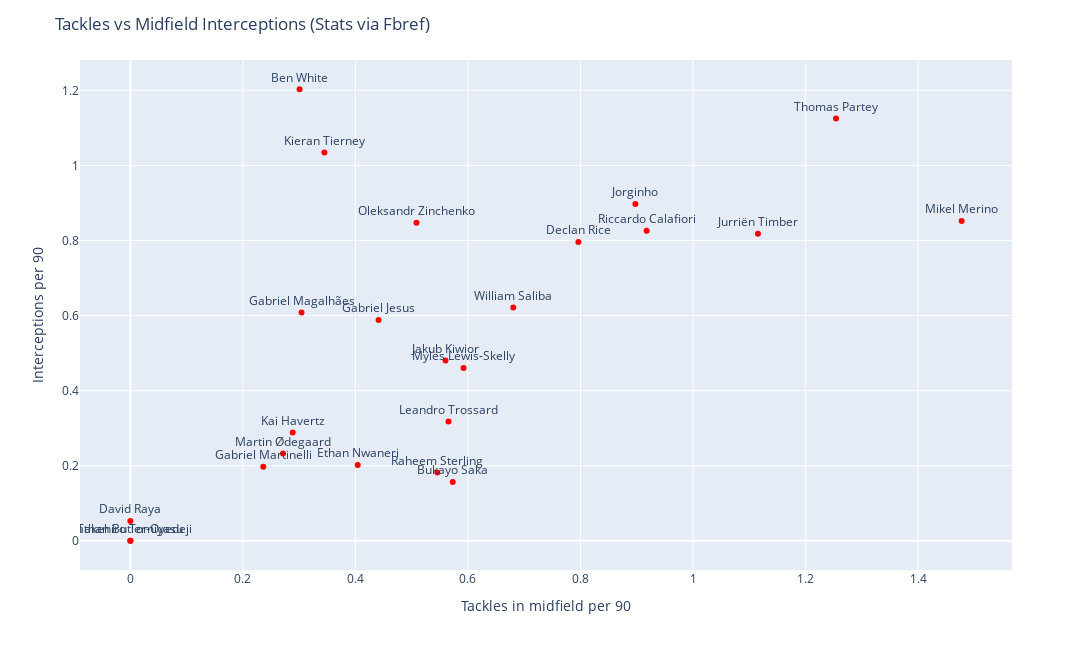

The cell this chart's notebook holds for it:
### Code cell
import plotly.express as px


fig = px.scatter(afc, x=afc.Tkl_Mid/afc['90s'] , y= afc.Interceptions/afc['90s'], text='Player')

fig.update_layout(width = 1200, height = 650, xaxis_title = 'Tackles in midfield per 90', yaxis_title = 'Interceptions per 90', title = 'Tackles vs Midfield Interceptions (Stats via Fbref)')


fig.update_traces(marker_color = 'red',textposition='top center') 
fig.show()

### Figure 1 — Plotly figure (JSON) as saved in the notebook; plotly's stock layout.template omitted (floating-point values rounded to 4 significant figures)
{"data": [{"hovertemplate": "x=%{x}<br>y=%{y}<br>Player=%{text}<extra></extra>", "legendgroup": "", "marker": {"color": "red", "symbol": "circle"}, "mode": "markers+text", "name": "", "orientation": "v", "showlegend": false, "text": ["Nathan Butler-Oyedeji", "Riccardo Calafiori", "Kai Havertz", "Gabriel Jesus", "Jorginho", "Jakub Kiwior", "Myles Lewis-Skelly", "Gabriel Magalhães", "Gabriel Martinelli", "Mikel Merino", "Reiss Nelson", "Reiss Nelson", "Reiss Nelson", "Reiss Nelson", "Reiss Nelson", "Reiss Nelson", "Reiss Nelson", "Reiss Nelson", "Ethan Nwaneri", "Thomas Partey", "David Raya", "Declan Rice", "Bukayo Saka", "William Saliba", "Raheem Sterling", "Kieran Tierney", "Jurriën Timber", "Takehiro Tomiyasu", "Leandro Trossard", "Ben White", "Oleksandr Zinchenko", "Martin Ødegaard"], "textposition": "top center", "type": "scatter", "x": [0.0, 0.9174, 0.2885, 0.4412, 0.8974, 0.56, 0.5921, 0.3042, 0.2362, 1.477, Infinity, Infinity, Infinity, Infinity, Infinity, Infinity, Infinity, Infinity, 0.404, 1.254, 0.0, 0.7962, 0.5729, 0.6805, 0.5455, 0.3448, 1.115, 0.0, 0.5654, 0.3008, 0.5085, 0.2713], "xaxis": "x", "y": [0.0, 0.8257, 0.2885, 0.5882, 0.8974, 0.48, 0.4605, 0.6084, 0.1969, 0.8523, NaN, NaN, NaN, NaN, Infinity, Infinity, Infinity, Infinity, 0.202, 1.125, 0.05263, 0.7962, 0.1562, 0.6213, 0.1818, 1.034, 0.8178, 0.0, 0.318, 1.203, 0.8475, 0.2326], "yaxis": "y"}], "layout": {"height": 650, "legend": {"tracegroupgap": 0}, "margin": {"t": 60}, "title": {"text": "Tackles vs Midfield Interceptions (Stats via Fbref)"}, "width": 1200, "xaxis": {"anchor": "y", "domain": [0, 1], "title": {"text": "Tackles in midfield per 90"}}, "yaxis": {"anchor": "x", "domain": [0, 1], "title": {"text": "Interceptions per 90"}}}}
